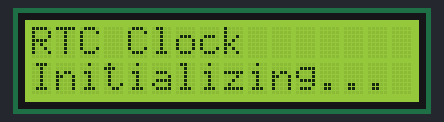
A sketch run on a simulated Arduino Uno, built with avr-gcc and run on an emulated ATmega328P. On the bench: 16×2 character LCD. The local clock reads 2024-03-15 10:24:30 at power-on unless the sketch sets it; what the sketch prints to the serial monitor is not drawn.

Above: at 0.1 s.
At 2.2 s:
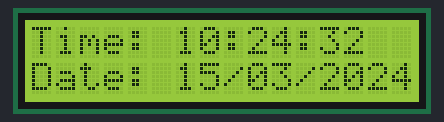
At 10.5 s:
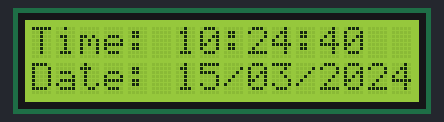
At 19.9 s:
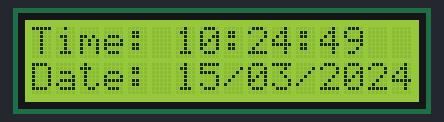
At 29.2 s:
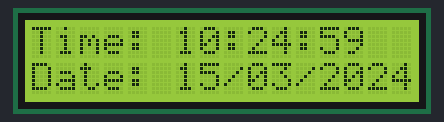
At 38.6 s:
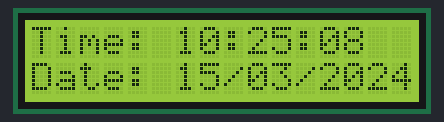

Measured:
- what the display in image 1 shows lasts 1.1 s, from 2.1 s to 3.2 s

The sketch:

DS321_clock.ino
```cpp
#include <Wire.h>
#include <DS3231.h>
#include <LiquidCrystal_I2C.h>

// Initialize DS3231 RTC
DS3231 myRTC;

// Initialize I2C LCD (address 0x27 or 0x3F, 16 columns, 2 rows)
LiquidCrystal_I2C lcd(0x27, 16, 2);

bool century = false;
bool h12Flag;
bool pmFlag;

void setup() {
    // Start I2C communication
    Wire.begin();

    // Initialize Serial Monitor for debugging
    Serial.begin(57600);

    // Initialize LCD
    lcd.begin(16,2);
    lcd.backlight(); // Turn on the backlight

    // Display welcome message
    lcd.setCursor(0, 0);
    lcd.print("RTC Clock");
    lcd.setCursor(0, 1);
    lcd.print("Initializing...");
    delay(2000); // Pause for 2 seconds
    lcd.clear();
}

void loop() {
    // Get time from DS3231
    int year = myRTC.getYear() + 2000; // Add 2000 for full year
    int month = myRTC.getMonth(century);
    int date = myRTC.getDate();
    int hour = myRTC.getHour(h12Flag, pmFlag); // 24-hour mode
    int minute = myRTC.getMinute();
    int second = myRTC.getSecond();

    // Print time on Serial Monitor
    Serial.print(year);
    Serial.print("-");
    Serial.print(month);
    Serial.print("-");
    Serial.print(date);
    Serial.print(" ");
    Serial.print(hour);
    Serial.print(":");
    Serial.print(minute);
    Serial.print(":");
    Serial.println(second);

    // Display time on LCD
    lcd.setCursor(0, 0); // Top row
    lcd.print("Time: ");
    if (hour < 10) lcd.print("0");
    lcd.print(hour);
    lcd.print(":");
    if (minute < 10) lcd.print("0");
    lcd.print(minute);
    lcd.print(":");
    if (second < 10) lcd.print("0");
    lcd.print(second);

    lcd.setCursor(0, 1); // Bottom row
    lcd.print("Date: ");
    if (date < 10) lcd.print("0");
    lcd.print(date);
    lcd.print("/");
    if (month < 10) lcd.print("0");
    lcd.print(month);
    lcd.print("/");
    lcd.print(year);

    delay(1000); // Update every second
}
```
